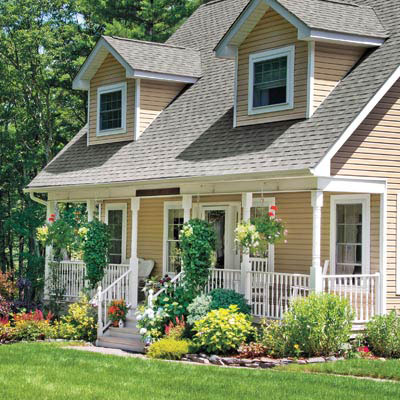
%> input picture Lab 06 - Images/house3.jpg, 400 x 400 px
$ octave Lab6HW.m   (GNU Octave 9; MATLAB toolbox functions it lacks are replaced by stand-ins)
%> lines starting %> are read from the running program, lines starting %| are printed output that depends on the picture
% [8 lines of commented-out code are left out]


A = imread('house3.jpg', 'jpg');
%> A is the input picture: size 400x400x3 uint8; mean R, G, B 127.1, 135.3, 107.1
G = rgb2gray(A);
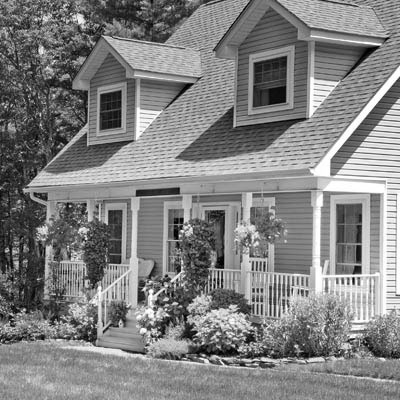
%> G: size 400x400 uint8; min 0, max 255, mean 129.7
% [6 lines of commented-out code are left out]

down = G(1:2:end,1:2:end);
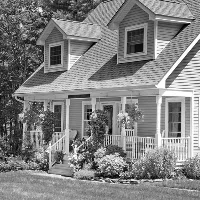
%> down: size 200x200 uint8; min 0, max 255, mean 129.5
[r,c] = size(down);
%> r = 200; c = 200
subplot(1,2,1);
imshow(G);
subplot(1,2,2);
imshow(down);

$ run again, with Lab 06 - Images/lighthouse.png saved as Lab 06 - Images/house3.jpg
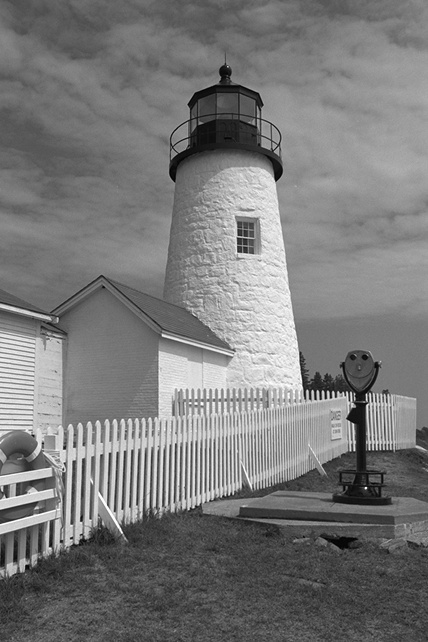
%> input picture Lab 06 - Images/lighthouse.png, 428 x 642 px
%> A is the input picture: size 642x428x3 uint8; min 0, max 255, mean 121.6
%> `down = G(1:2:end,1:2:end);`:
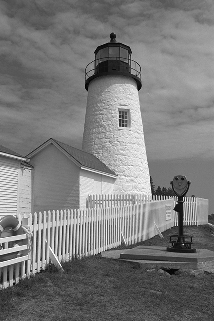
%> down: size 321x214 uint8; min 0, max 255, mean 121.7

$ run again, with Lab 06 - Images/house2.jpg copied over Lab 06 - Images/house3.jpg
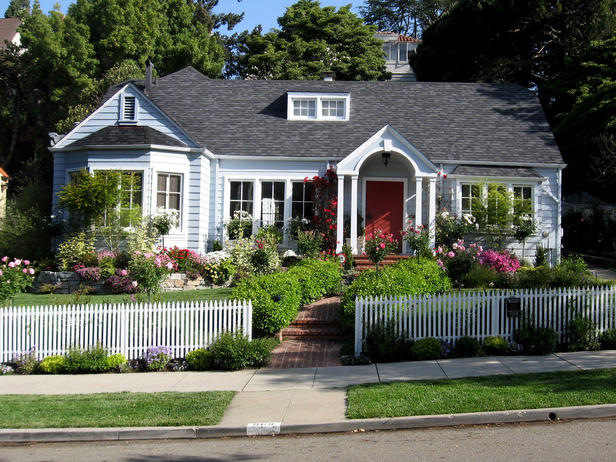
%> input picture Lab 06 - Images/house2.jpg, 616 x 462 px
%> A is the input picture: size 462x616x3 uint8; mean R, G, B 92.7, 97.1, 84
%> `G = rgb2gray(A);`:
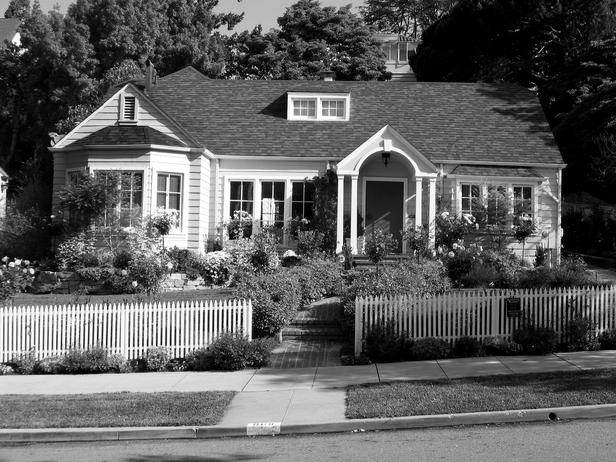
%> G: size 462x616 uint8; min 0, max 255, mean 94.3
%> `down = G(1:2:end,1:2:end);`:
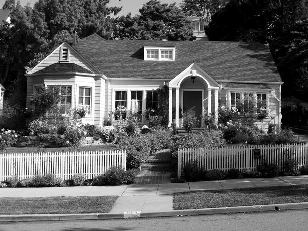
%> down: size 231x308 uint8; min 0, max 255, mean 94.4

$ run again, with Lab 06 - Images/bricks2.jpg copied over Lab 06 - Images/house3.jpg
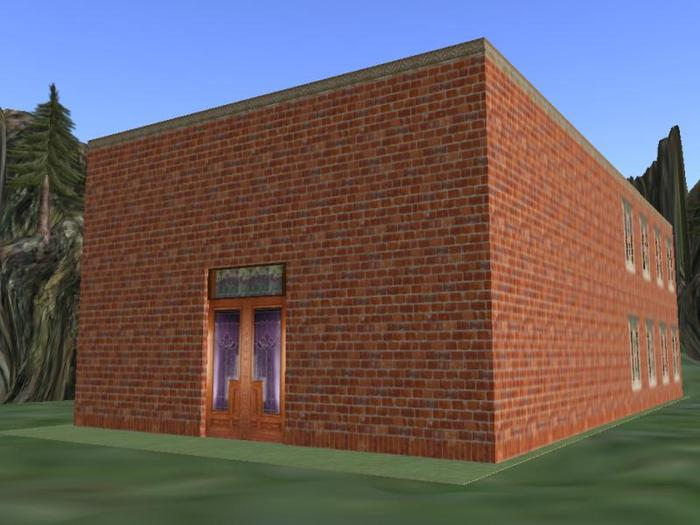
%> input picture Lab 06 - Images/bricks2.jpg, 700 x 525 px
%> A is the input picture: size 525x700x3 uint8; mean R, G, B 107.2, 94.3, 94.6
%> `G = rgb2gray(A);`:
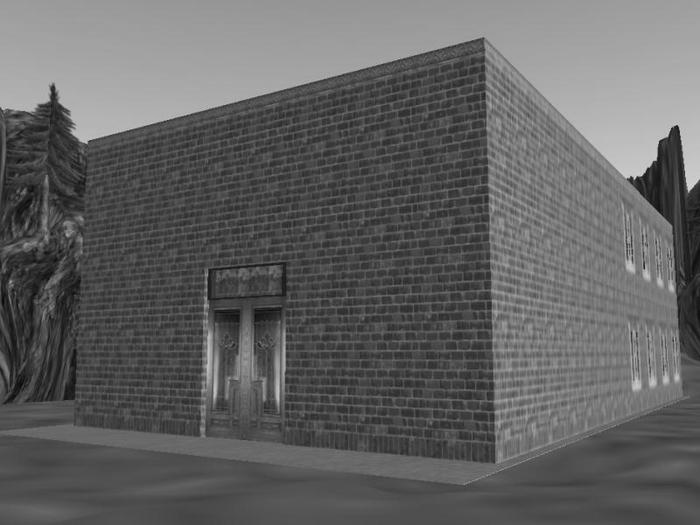
%> G: size 525x700 uint8; min 5, max 223, mean 98.2
